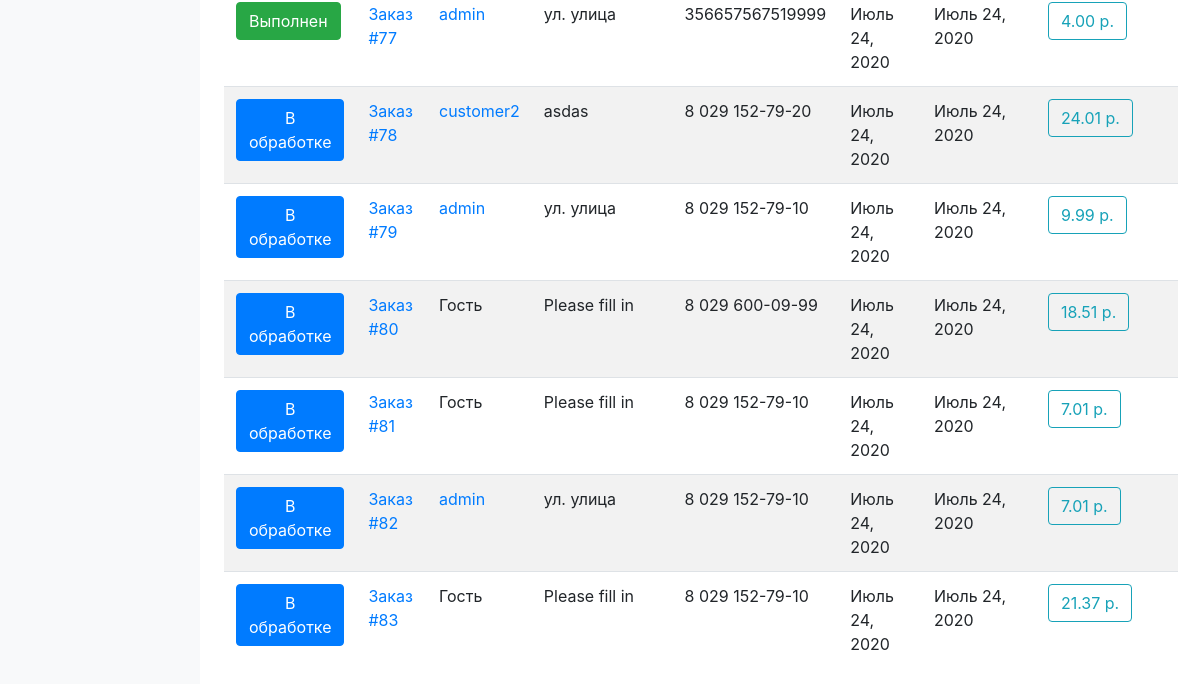
Before: /s-admin/order (signed in, lower part) with the older database file.
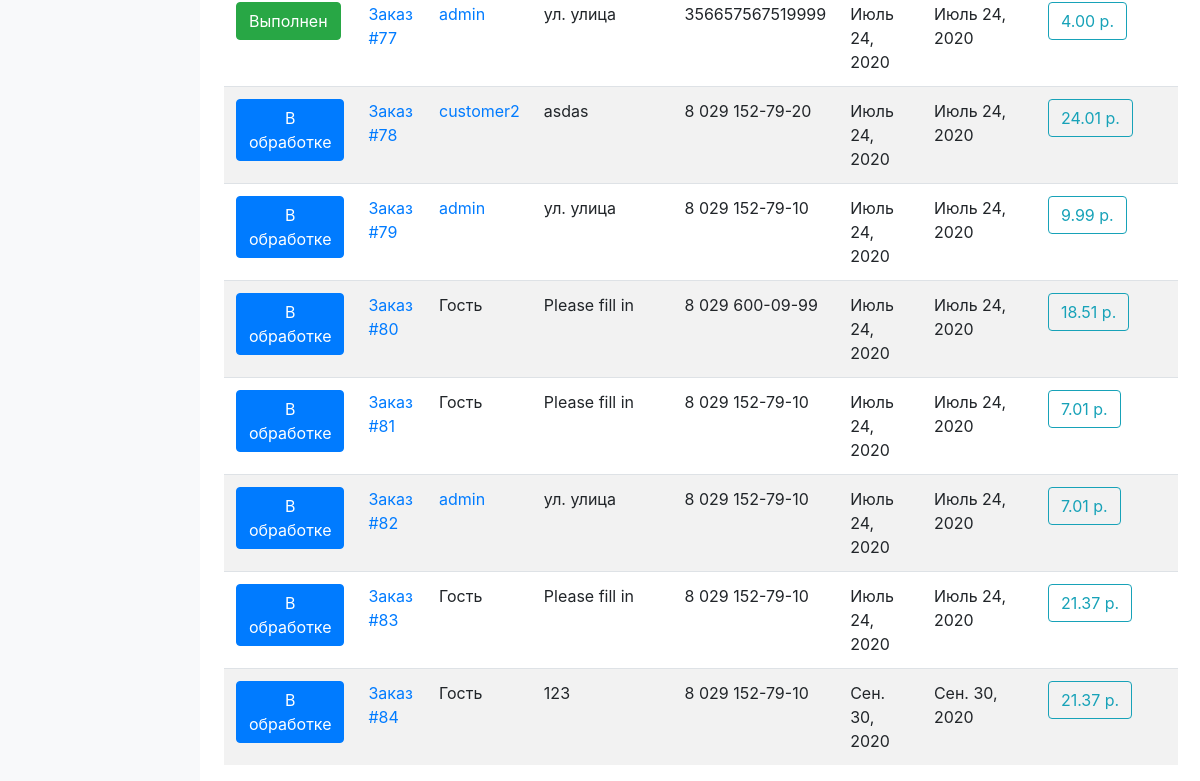
After: the same page with the newer database file.
### order/models.py (models this page shows)
class Order(models.Model):
    cart=models.OneToOneField(
        Cart,
        on_delete=models.PROTECT,
    )
    status=models.BooleanField(
        verbose_name="Отменить заказ",
        default=False
    )
    status2 = models.CharField(
        verbose_name='Статус заказа',
        choices=(('В обработке', 'В обработке'),('Доставка', 'Доставка'), ('Отменен', 'Отменен'),('Выполнен', 'Выполнен')),
        max_length= 100,
        default = 'В обработке',
    )
    delivery_address=models.TextField(
        verbose_name="Адрес доставки",
    )
    contact_phone=PhoneNumberField(
        null=True,
        verbose_name="Телефон",
    )
    create=models.DateField(
        verbose_name="Дата cоздания",
        auto_now=False,
        auto_now_add=True
    )
    update=models.DateField(
        verbose_name="Дата последнего изменения",
        auto_now=True,
        auto_now_add=False
    )
    comment=models.TextField(
        verbose_name="Комментарий к заказу",
        blank=True,
        null=True
    )
    def __str__(self):
        return f"Заказ #{self.pk}"

### cart/models.py (models this page shows, shortened)
class Cart(models.Model):
    user=models.ForeignKey(
        User,
        on_delete=models.CASCADE,
        related_name="carts",
        blank=True,
        null=True
    )
    create=models.DateField(
        verbose_name="Дата внесения в каталог",
        auto_now=False,
        auto_now_add=True
    )
    update=models.DateField(
        verbose_name="Дата последнего изменения",
        auto_now=True,
        auto_now_add=False
    )
    def totalprice(self):
        price=0
        for product in self.books.all():
            price+=product.price
        return price

class BookInCart(models.Model):
    cart=models.ForeignKey(
        Cart,
        on_delete=models.CASCADE,
        related_name='books'
    )
    books=models.ForeignKey(
        Books,
        on_delete=models.CASCADE,
        related_name="books_in_cart"
    )
    qantity=models.IntegerField(
        verbose_name='Кол-во',
        default=1
    )
    @property
    def price(self):
        price=self.qantity*self.books.price
        if price==0:
            return 0
        return price
    class Meta:
        unique_together=(('cart','books'),)

### profiles/models.py (models this page shows, shortened)
class Profile(models.Model):
    user=models.OneToOneField(
        User,
        related_name='prof_user',
        on_delete=models.CASCADE,
        null=True,
        blank=True
    )
    username=models.CharField(
        verbose_name="Имя пользователя",
        max_length=100,
        default=''
    )
    phone=PhoneNumberField(
        null=True,
        verbose_name="Телефон",
    )
    email=models.EmailField(
        verbose_name="Е-mail",
        null=True,
        blank=True,
    )
    first_name = models.CharField(
        verbose_name="Имя",
        max_length=128,
        blank=True)
    last_name = models.CharField(
        verbose_name="Фамилия",
        max_length=128,
        blank=True)
    address_1 = models.CharField(
        verbose_name="Адресс 1",
        max_length=128,
        blank=True)
    address_2 = models.CharField(
        verbose_name="Адресс 2",
        max_length=128,
        blank=True)
    city = models.CharField(
        verbose_name="Город",
        max_length=64,
        default="Минск",
        blank=True
        )
    county = models.CharField(
        verbose_name="Страна",
        max_length=64,
        default="Беларусь",
        blank=True
        )
    zip_code = models.CharField(
        verbose_name="Почтовый индекс",
        max_length=5,
        default="23555",
        blank=True
        )

### books/models.py (models this page shows, shortened)
class Books(models.Model):
    name=models.CharField(
        verbose_name="Имя книги",
        max_length=100
    )
    description = models.TextField(
        verbose_name='Описание книги',
        null=True,
        blank=True
    )
    picture=models.ImageField(
        verbose_name="Фото обложки",
        upload_to="books-pic",
        null=True,
        blank=True,
        default="books-pic/default.jpg"
    )
    price=models.DecimalField(
        verbose_name="Цена",
        max_digits=5,
        decimal_places=2,
        default=00.00
    )
    author=models.ManyToManyField(
        'Author',
        verbose_name="Автор",
        related_name="books_author"
    )
    series=models.ManyToManyField(
        'Series',
        verbose_name="Серия",
        related_name="series_books",
        blank=True,
    )
    genre=models.ManyToManyField(
        'Genre',
        verbose_name="Жанр",
        related_name="genre_books"
    )
    publishing_year=models.PositiveSmallIntegerField (
        verbose_name="Год издания",
        default=2020
    )
    count_page=models.IntegerField(
        verbose_name="Кол-во страниц",
        default=100
    )
    binging=models.ForeignKey(
        'Binging',
        verbose_name="Переплёт",
        on_delete=models.PROTECT,
        default=1
    )
    format_book=models.CharField(
        verbose_name="Формат",
        default="99x99",
        max_length=15
    )
    isbn=models.CharField(
        verbose_name="ISBN",
        default="999-1-88877-6",
        max_length=15
    )
    weight=models.PositiveSmallIntegerField(
        verbose_name="Вес(гр.)",
        default="100"
    )
    age_limit=models.CharField(
        verbose_name="Ограничение по возрасту",
        default="6+",
        max_length=3
    )
    publisher=models.ManyToManyField(
        'Publisher',
        verbose_name="Издательство",
        related_name="publisher_books"
    )
    count_book=models.IntegerField(
        verbose_name="Ко-во книг в наличии",
        default=100
    )
    availability=models.BooleanField(
        verbose_name="Наличие книги",
        default=True
    )
    rating=models.FloatField(
        verbose_name="Рейтинг",
        validators=[MinValueValidator(0), MaxValueValidator(10)],
        default=9
    )
    created=models.DateField(
        verbose_name="Дата внесения в каталог",
        auto_now=False,
        auto_now_add=True
    )
    updated=models.DateField(
        verbose_name="Дата последнего изменения",
        auto_now=True,
        auto_now_add=False
    )
    user=models.ForeignKey(
        User,
        on_delete=models.PROTECT,
        default=2
    )

### s_admin/views.py (the view)
# urls.py: path('order', views.SAdminOrderList.as_view(),name='order'),
class SAdminOrderList(LoginRequiredMixin,ListView):
    model=Order
    template_name='s_admin/order/o_list.html'
    def get_queryset(self,*args,**kwargs):
        if self.request.user.groups.filter(name='Customers'):
            return self.handle_no_permission()
        else:
            return self.model.objects.all()

### s_admin/templates/s_admin/order/o_list.html (shortened to what this page needs)
{% extends "sadmin.html" %}
{% load crispy_forms_tags %}
{%load my_tags %}
    {% block main %}
        <table class="table table-striped" width="100%" >
            {% for order in object_list %}
                <tr>
                    {% if order.status2 == 'Доставка' %}
                    <td ><a  class="btn btn-info" href="{% url 's-admin:order_update' order.pk %}">{{order.status2}}</a></td>
                    {% elif order.status2 == 'В обработке' %}
                    <td><a class="btn btn-primary" href="{% url 's-admin:order_update' order.pk %}">{{order.status2}}</td>
                    {% elif order.status2 == 'Отменен' %}
                    <td><a class="btn btn-danger" href="{% url 's-admin:order_update' order.pk %}">{{order.status2}}</td>
                    {% elif order.status2 == 'Выполнен' %}
                    <td><a class="btn btn-success" href="{% url 's-admin:order_update' order.pk %}">{{order.status2}}</td>
                    {% endif %}
                    <td><a href="{% url 's-admin:order_update' order.pk %}">{{order}}</a></td>
                     {% if order.cart.user.prof_user.pk %}
                        <td><a href="{% url 's-admin:detail' order.cart.user.prof_user.pk %}">{{order.cart.user.prof_user.username}}</a> </td>
                    {% else %}
                        <td>Гость </td>
                    {% endif %}
                    <td>{{order.delivery_address}}</td>
                    <td>{{order.contact_phone}}</td>
                    <td>{{order.create}}</td>
                    <td>{{order.update}}</td>
                    <td><a class="btn btn-outline-info" href="{% url 's-admin:cart_detail' order.cart.pk %}">{{order.cart.totalprice}} р.</a></td>
                    <td>
                </tr>
        {% endfor %}
        </table>
{% endblock main %}

Changed rows visible on the page:
added Order: status2 "В обработке", id "Заказ #84", shows "Гость", delivery_address "123", contact_phone "8 029 152-79-10", create "Сен. 30, 2020", update "Сен. 30, 2020", cart.totalprice "21.37"
